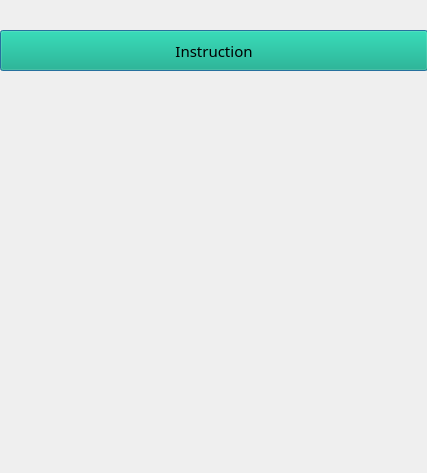
<?xml version="1.0" encoding="UTF-8"?>
<ui version="4.0">
 <class>Dialog1</class>
 <widget class="QDialog" name="Dialog1">
  <property name="geometry">
   <rect>
    <x>0</x>
    <y>0</y>
    <width>427</width>
    <height>473</height>
   </rect>
  </property>
  <property name="windowTitle">
   <string>Dialog</string>
  </property>
  <property name="styleSheet">
   <string notr="true"/>
  </property>
  <widget class="QPushButton" name="pushButton">
   <property name="geometry">
    <rect>
     <x>0</x>
     <y>30</y>
     <width>428</width>
     <height>41</height>
    </rect>
   </property>
   <property name="minimumSize">
    <size>
     <width>428</width>
     <height>0</height>
    </size>
   </property>
   <property name="maximumSize">
    <size>
     <width>428</width>
     <height>16777215</height>
    </size>
   </property>
   <property name="font">
    <font>
     <family>Reem kufi</family>
     <pointsize>11</pointsize>
     <weight>50</weight>
     <italic>false</italic>
     <bold>false</bold>
    </font>
   </property>
   <property name="styleSheet">
    <string notr="true">background-color: rgb(0, 170, 127);
font: 11pt &quot;Reem kufi&quot;;
color: rgb(0, 0, 0);</string>
   </property>
   <property name="text">
    <string>Instruction</string>
   </property>
  </widget>
  <widget class="QLabel" name="label_2">
   <property name="geometry">
    <rect>
     <x>4</x>
     <y>5</y>
     <width>421</width>
     <height>471</height>
    </rect>
   </property>
   <property name="styleSheet">
    <string notr="true">background-image: url(:/new/prefix1/HDoddle.jpg);</string>
   </property>
   <property name="text">
    <string/>
   </property>
  </widget>
  <zorder>label_2</zorder>
  <zorder>pushButton</zorder>
 </widget>
 <resources/>
 <connections/>
</ui>
